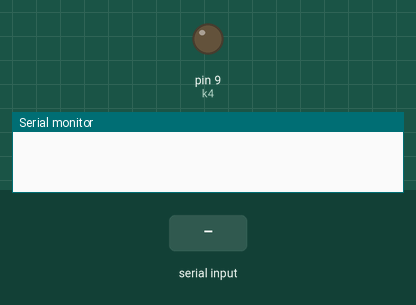
Recording of a sketch running on a simulated Arduino Uno, built with avr-gcc and run on an emulated ATmega328P. Parts: output pins drawn as LEDs (lit = HIGH), the last lines printed to the serial monitor. The inputs (shaded band) are chosen by the test bench.

Above: at 1.2 s.
1.3 s: "close" received over Serial
At 3.0 s:
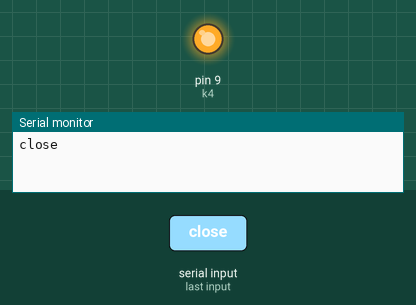
3.8 s: "open" received over Serial
At 6.1 s:
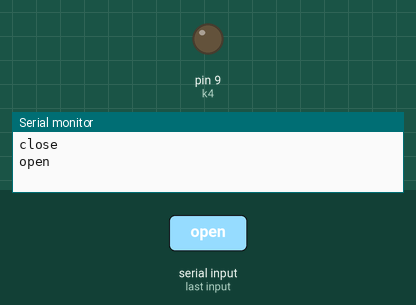
Timing chart, 0 to 7.6 s (numbered marks = the images above; inputs shaded):
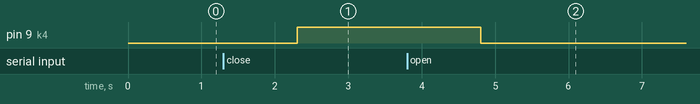

The sketch:

Bluetooth_With_Relay_LED.ino
```cpp
String (text);
#define k4 9
void setup()
{
  Serial.begin(9600);
  pinMode(k4,OUTPUT);
}

void loop()
{
  if(Serial.available())
  {
   text=Serial.readString();
   Serial.println(text);
    if(text=="open")
    {
      digitalWrite(k4,0);
    }
    if(text=="close")
    {
      digitalWrite(k4,1);
    }

  }
}
```

Measured:
- after the input at 1.3 s, pin 9 (k4): LOW → HIGH after 1.0 s
- after the input at 3.8 s, pin 9 (k4): HIGH → LOW after 1.0 s
